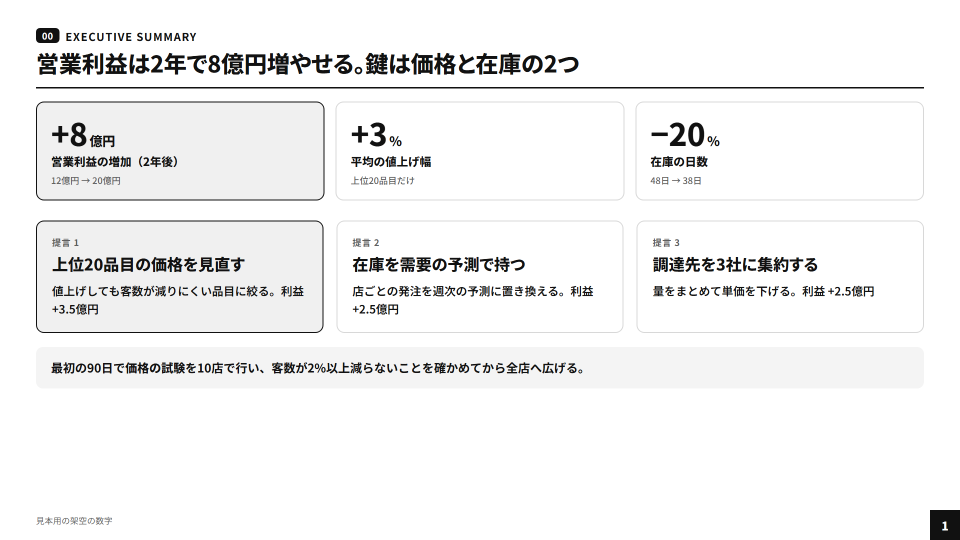
#> input picture examples/usecases/png-consulting/01-summary.png, 1920 x 1080 px (shown at 1/2 size)
$ python to_webp.py ../examples/usecases/png-consulting/01-summary.png
#> lines starting #> are read from the running program, lines starting #| are printed output that depends on the picture
#> in main, img is the input picture: PIL image 1920x1080 RGB; mean R, G, B 242.4, 242.4, 242.4
"""生成した画像をスライド用に整える：白い背景を透明にし（外周から塗りつぶし、絵の中の白は残す）、余白を切り、縮めて webp にする。

  python to_webp.py in.png [out.webp] [--max 1400] [--keep-bg] [--thresh 24] [--pad 12]

--keep-bg を付けると背景を残す（写真・背景まで描いた絵）。どのテーマ（和風の生成り・ダークの紺）にも絵がなじむよう、既定では透明にする。
"""
import argparse
from pathlib import Path

from PIL import Image, ImageDraw


def knockout(img: Image.Image, thresh: int) -> Image.Image:
#> called with thresh = 24
    img = img.convert("RGBA")
#> img: PIL image 1920x1080 RGBA
    w, h = img.size
#> w = 1920; h = 1080
    key = (255, 0, 255, 0)
    work = img.copy()
    for xy in [(0, 0), (w - 1, 0), (0, h - 1), (w - 1, h - 1), (w // 2, 0), (w // 2, h - 1), (0, h // 2), (w - 1, h // 2)]:
        r, g, b, a = work.getpixel(xy)
        if a and min(r, g, b) > 255 - thresh * 3:
            ImageDraw.floodfill(work, xy, key, thresh=thresh)
#> this loop made 8 passes
#> (r, g, b, a) on passes 1 to 8: (255, 255, 255, 255), (255, 0, 255, 0), (255, 0, 255, 0), (17, 17, 17, 255), (255, 0, 255, 0), (255, 0, 255, 0), (255, 0, 255, 0), (255, 0, 255, 0)
    px, out = work.load(), img.load()
    for y in range(h):
        for x in range(w):
            if px[x, y] == key:
                out[x, y] = (255, 255, 255, 0)
    return img


def main() -> None:
    ap = argparse.ArgumentParser()
    ap.add_argument("src")
    ap.add_argument("dst", nargs="?")
    ap.add_argument("--max", type=int, default=1400, help="長い辺の最大 px")
    ap.add_argument("--keep-bg", action="store_true")
    ap.add_argument("--thresh", type=int, default=24)
    ap.add_argument("--pad", type=int, default=12)
    ap.add_argument("--quality", type=int, default=88)
    a = ap.parse_args()
    src = Path(a.src)
    dst = Path(a.dst) if a.dst else src.with_suffix(".webp")
    img = Image.open(src)
    if not a.keep_bg:
        img = knockout(img, a.thresh)
        box = img.getchannel("A").getbbox()
#> box = (72, 56, 1920, 1080)
        if box:
            l, t, r, b = box
#> l = 72; t = 56; r = 1920; b = 1080
            img = img.crop((max(0, l - a.pad), max(0, t - a.pad), min(img.width, r + a.pad), min(img.height, b + a.pad)))
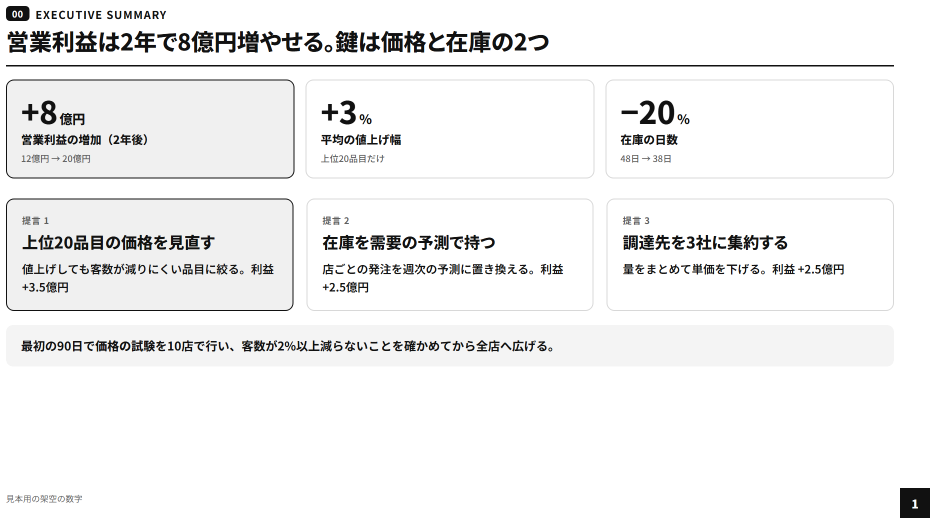
#> img: PIL image 1860x1036 RGBA (shown at 1/2 size); mean R, G, B, A 241.5, 241.5, 241.5, 121.5; transparent parts drawn white
    img.thumbnail((a.max, a.max), Image.LANCZOS)
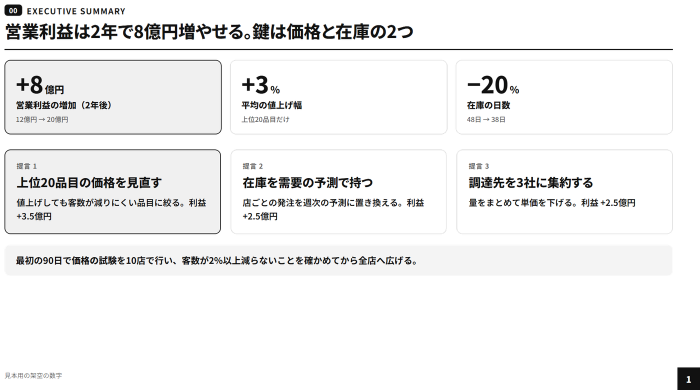
#> img: PIL image 1400x780 RGBA (shown at 1/2 size); mean R, G, B, A 111.6, 111.6, 111.6, 121.5; transparent parts drawn white
    dst.parent.mkdir(parents=True, exist_ok=True)
    img.save(dst, "WEBP", quality=a.quality, method=6)
#> (the run stopped early here; a loop or call above may not have finished)

$ run again, on examples/usecases/png-consulting/03-priority.png
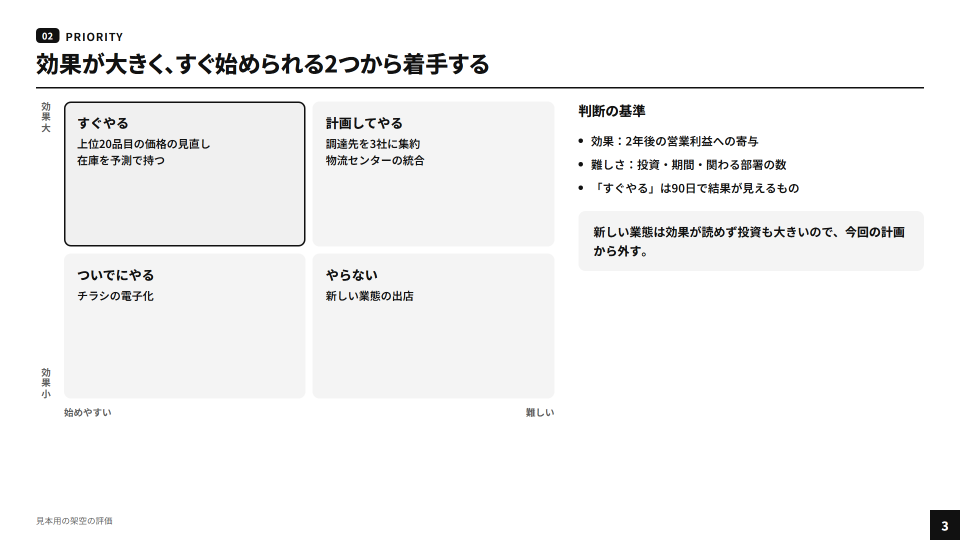
#> input picture examples/usecases/png-consulting/03-priority.png, 1920 x 1080 px (shown at 1/2 size)
#> in main, img is the input picture: PIL image 1920x1080 RGB; mean R, G, B 244.4, 244.4, 244.4
#> the loop in knockout, `for xy in [(0, 0), (w - 1, 0), (0, h - 1), (w - 1, h - 1), (w // 2, 0)..` made 8 passes
#> (r, g, b, a) on passes 1 to 8: (255, 255, 255, 255), (255, 0, 255, 0), (255, 0, 255, 0), (17, 17, 17, 255), (255, 0, 255, 0), (255, 0, 255, 0), (255, 0, 255, 0), (255, 0, 255, 0)
#> box = (72, 56, 1920, 1080)
#> in main, `l, t, r, b = box`: l = 72; t = 56; r = 1920; b = 1080
#> in main, `img = img.crop((max(0, l - a.pad), max(0, t - a.pad), min(img.width, r..`:
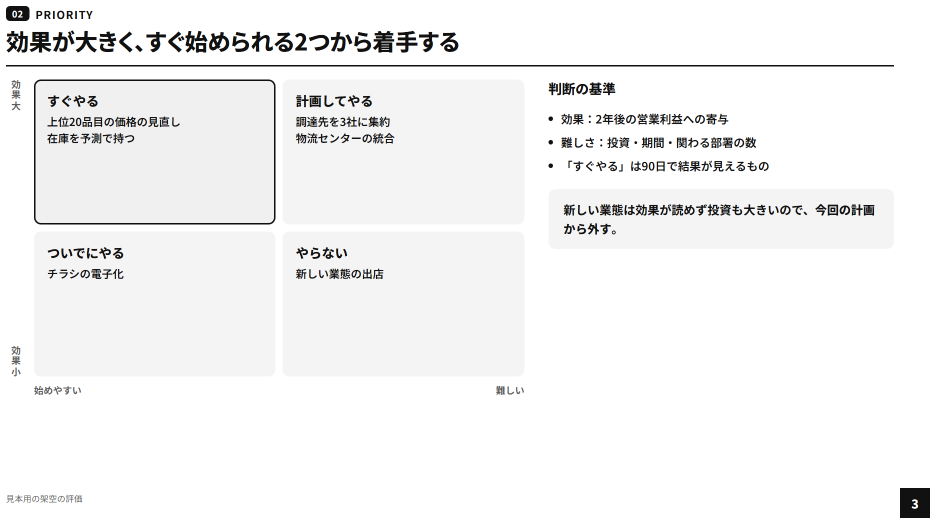
#> img: PIL image 1860x1036 RGBA (shown at 1/2 size); mean R, G, B, A 243.6, 243.6, 243.6, 91.8; transparent parts drawn white
#> in main, `img.thumbnail((a.max, a.max), Image.LANCZOS)`:
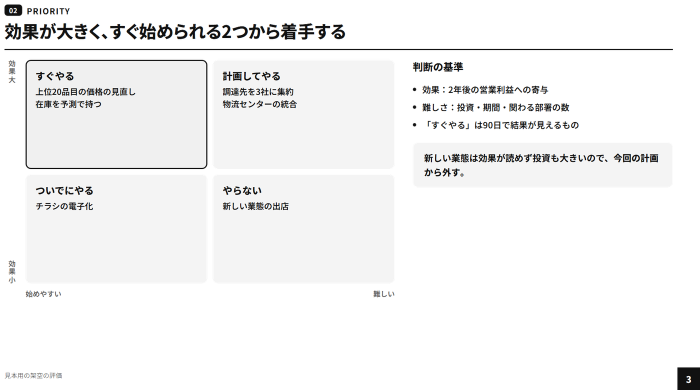
#> img: PIL image 1400x780 RGBA (shown at 1/2 size); mean R, G, B, A 83.6, 83.7, 83.6, 91.8; transparent parts drawn white

$ run again, on examples/usecases/png-consulting/04-bridge.png
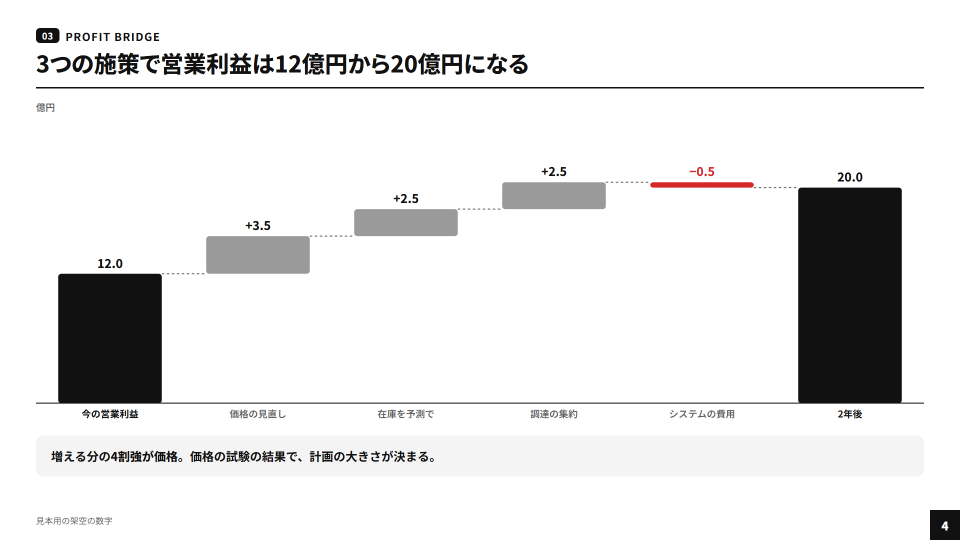
#> input picture examples/usecases/png-consulting/04-bridge.png, 1920 x 1080 px (shown at 1/2 size)
#> in main, img is the input picture: PIL image 1920x1080 RGB; mean R, G, B 230.7, 230.5, 230.5
#> the loop in knockout, `for xy in [(0, 0), (w - 1, 0), (0, h - 1), (w - 1, h - 1), (w // 2, 0)..` made 8 passes
#> (r, g, b, a) on passes 1 to 8: (255, 255, 255, 255), (255, 0, 255, 0), (255, 0, 255, 0), (17, 17, 17, 255), (255, 0, 255, 0), (255, 0, 255, 0), (255, 0, 255, 0), (255, 0, 255, 0)
#> box = (72, 56, 1920, 1080)
#> in main, `l, t, r, b = box`: l = 72; t = 56; r = 1920; b = 1080
#> in main, `img = img.crop((max(0, l - a.pad), max(0, t - a.pad), min(img.width, r..`:
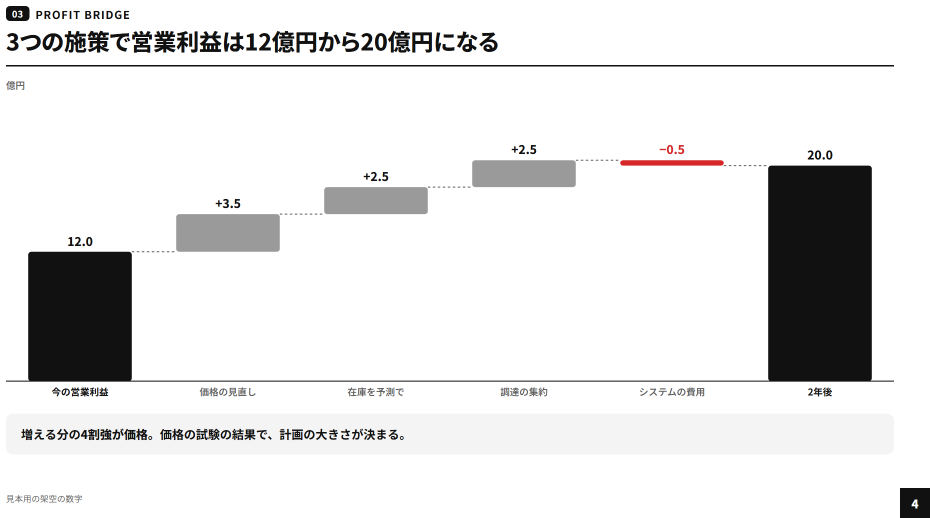
#> img: PIL image 1860x1036 RGBA (shown at 1/2 size); mean R, G, B, A 228.8, 228.6, 228.6, 50.8; transparent parts drawn white
#> in main, `img.thumbnail((a.max, a.max), Image.LANCZOS)`:
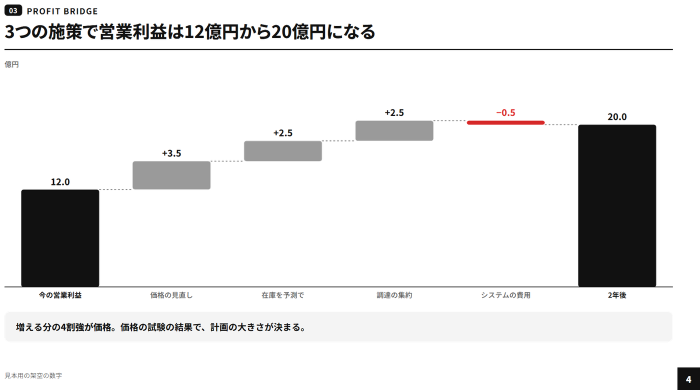
#> img: PIL image 1400x780 RGBA (shown at 1/2 size); mean R, G, B, A 29, 28.8, 28.8, 50.8; transparent parts drawn white

$ run again, on examples/usecases/png-consulting/05-roadmap.png
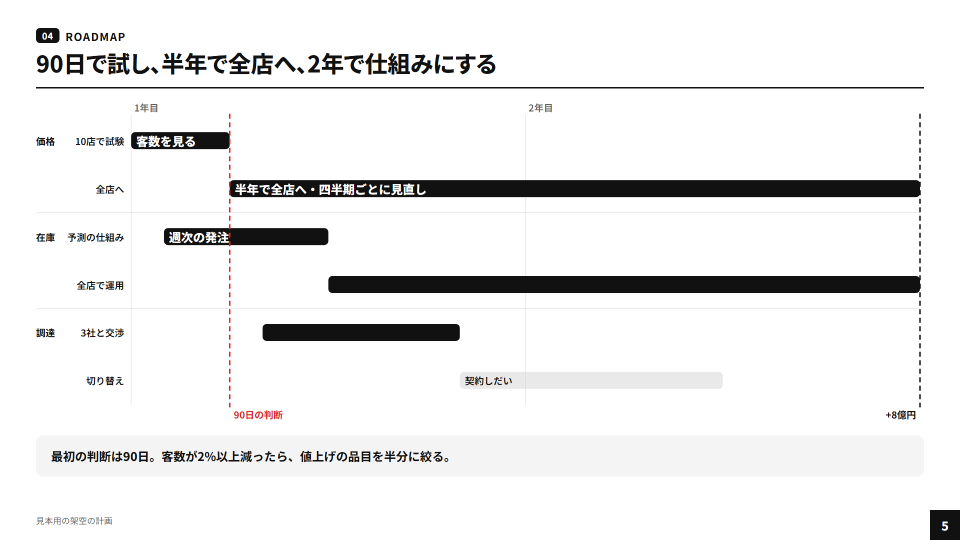
#> input picture examples/usecases/png-consulting/05-roadmap.png, 1920 x 1080 px (shown at 1/2 size)
#> in main, img is the input picture: PIL image 1920x1080 RGB; mean R, G, B 236.6, 236.4, 236.4
#> the loop in knockout, `for xy in [(0, 0), (w - 1, 0), (0, h - 1), (w - 1, h - 1), (w // 2, 0)..` made 8 passes
#> (r, g, b, a) on passes 1 to 8: (255, 255, 255, 255), (255, 0, 255, 0), (255, 0, 255, 0), (17, 17, 17, 255), (255, 0, 255, 0), (255, 0, 255, 0), (255, 0, 255, 0), (255, 0, 255, 0)
#> box = (72, 56, 1920, 1080)
#> in main, `l, t, r, b = box`: l = 72; t = 56; r = 1920; b = 1080
#> in main, `img = img.crop((max(0, l - a.pad), max(0, t - a.pad), min(img.width, r..`:
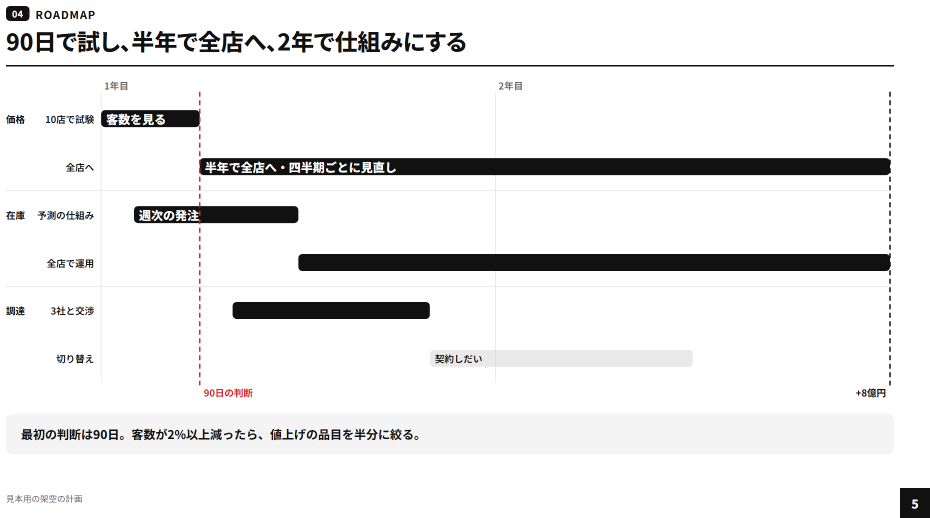
#> img: PIL image 1860x1036 RGBA (shown at 1/2 size); mean R, G, B, A 235.2, 235, 235, 61.2; transparent parts drawn white
#> in main, `img.thumbnail((a.max, a.max), Image.LANCZOS)`:
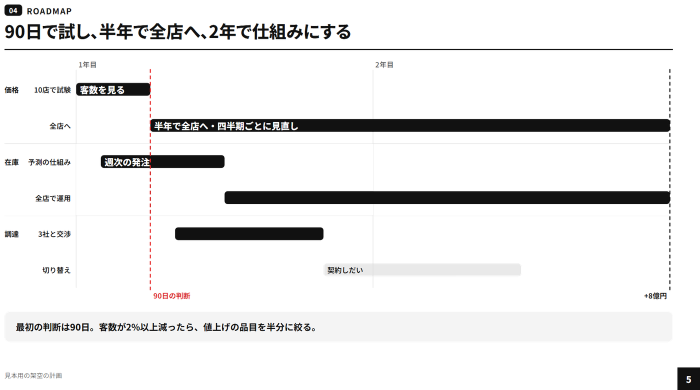
#> img: PIL image 1400x780 RGBA (shown at 1/2 size); mean R, G, B, A 46.8, 46.6, 46.5, 61.2; transparent parts drawn white
